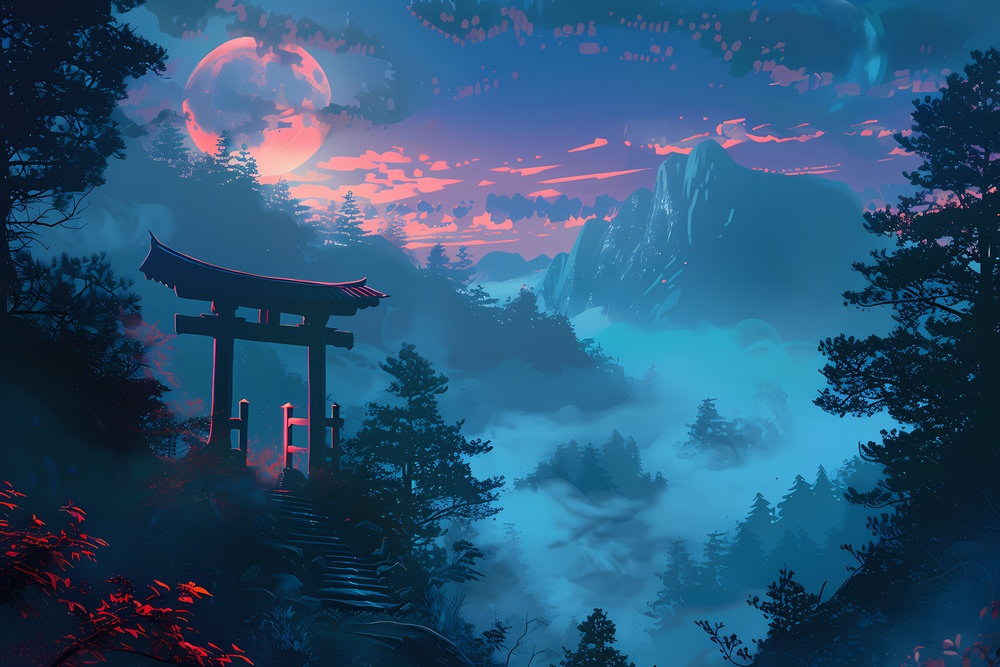
#> input picture Lab Experiments/image.jpg, 1000 x 667 px, shrunk from 5376 x 3584 before the run
$ python 'exp 15.py'
#> lines starting #> are read from the running program, lines starting #| are printed output that depends on the picture; after the words box and inside, x2 and y2 are one past the last pixel; in counts of white or black regions, pixels touching at a corner belong together

import cv2
import numpy as np

img = cv2.imread(r"image.jpg")
#> img is the input picture: shape (667, 1000, 3); mean B, G, R 117.6, 84.1, 42.4

if img is not None:
    gray = cv2.cvtColor(img, cv2.COLOR_BGR2GRAY)
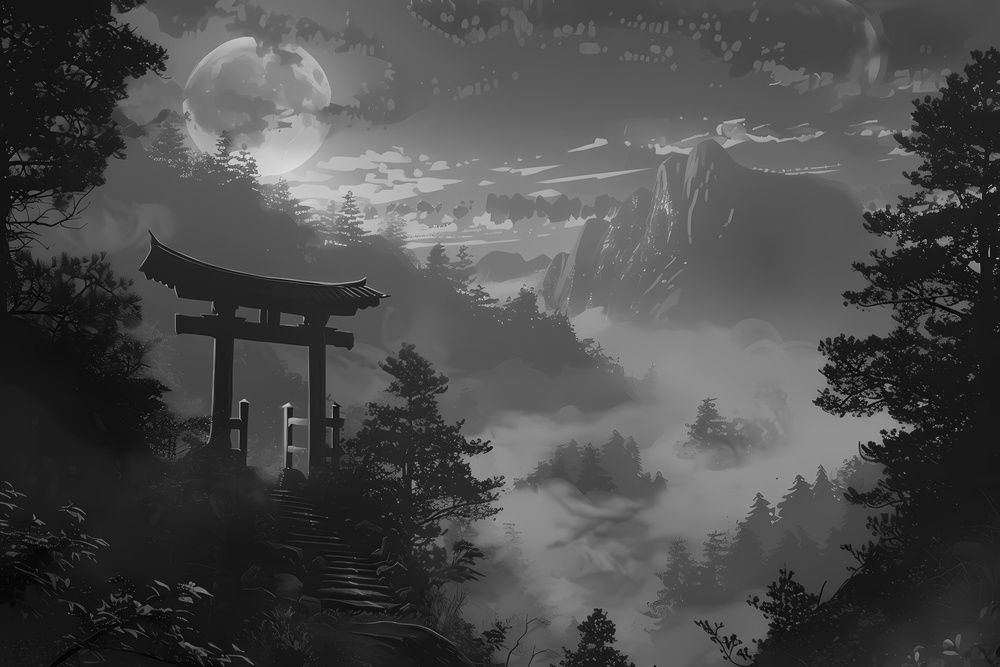
#> gray: shape (667, 1000); min 1, max 232, mean 75.5
    gray = np.float32(gray)

    corners = cv2.cornerHarris(gray, 2, 3, 0.04)
    img[corners > 0.01 * corners.max()] = [0, 0, 255]
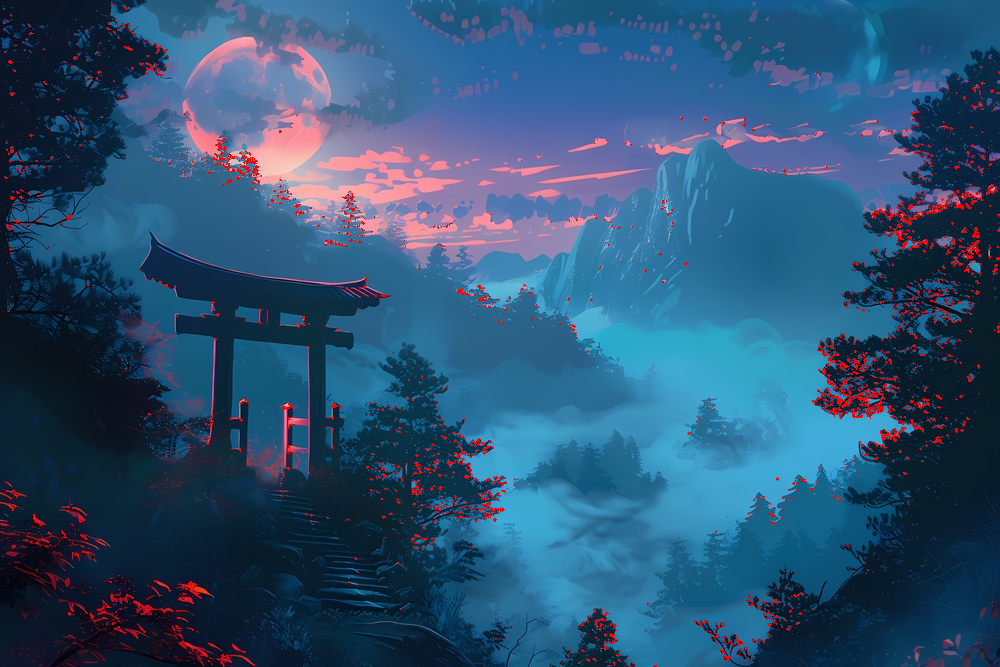
#> img: shape (667, 1000, 3); 1.45% of pixels changed, all inside (x1, y1, x2, y2) = (3, 4, 1000, 667)

    cv2.imshow("Harris Corner Detection", img)
    cv2.waitKey(0)
    cv2.destroyAllWindows()
else:
    print("Image not found!")
